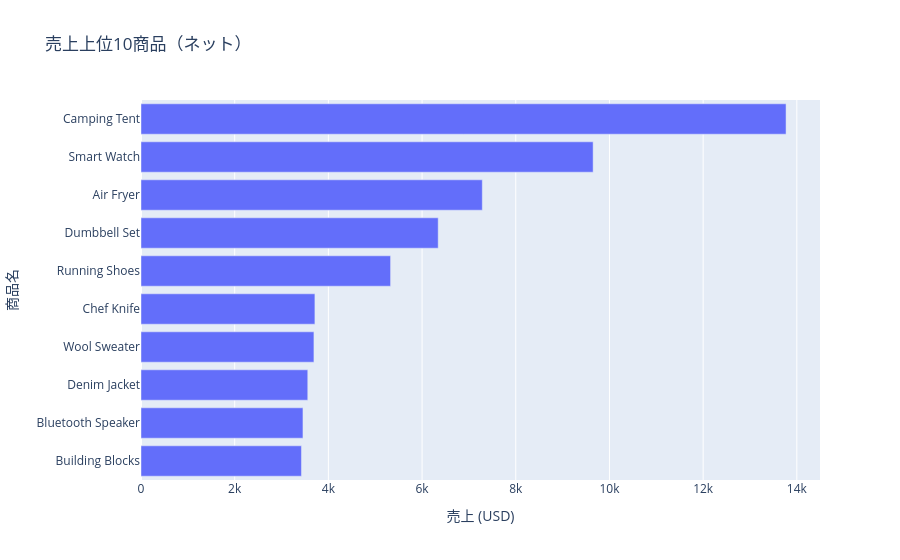

Here is the notebook cell this chart was saved with:
### Markdown cell above
## 5. 商品別売上ランキング（上位・下位）

このセルの目的: ネット売上の合計金額で商品をランキングし、売上上位10商品を確認する。

### Code cell
top10 = product_summary.sort_values("total_sales", ascending=False).head(10)
fig_top10 = px.bar(
    top10, x="total_sales", y="product_name", orientation="h", title="売上上位10商品（ネット）"
)
fig_top10.update_layout(
    xaxis_title="売上 (USD)", yaxis_title="商品名", yaxis={"categoryorder": "total ascending"}
)
fig_top10.show()

### Figure 1 — Plotly figure (JSON) as saved in the notebook; plotly's stock layout.template omitted (floating-point values rounded to 4 significant figures)
{"data": [{"hovertemplate": "total_sales=%{x}<br>product_name=%{y}<extra></extra>", "legendgroup": "", "marker": {"color": "#636efa", "pattern": {"shape": ""}}, "name": "", "orientation": "h", "showlegend": false, "textposition": "auto", "type": "bar", "x": [13770.0, 9652.0, 7286.0, 6344.0, 5328.0, 3712.0, 3692.0, 3560.0, 3457.0, 3425.0], "xaxis": "x", "y": ["Camping Tent", "Smart Watch", "Air Fryer", "Dumbbell Set", "Running Shoes", "Chef Knife", "Wool Sweater", "Denim Jacket", "Bluetooth Speaker", "Building Blocks"], "yaxis": "y"}], "layout": {"barmode": "relative", "legend": {"tracegroupgap": 0}, "title": {"text": "売上上位10商品（ネット）"}, "xaxis": {"anchor": "y", "domain": [0.0, 1.0], "title": {"text": "売上 (USD)"}}, "yaxis": {"anchor": "x", "categoryorder": "total ascending", "domain": [0.0, 1.0], "title": {"text": "商品名"}}}}
